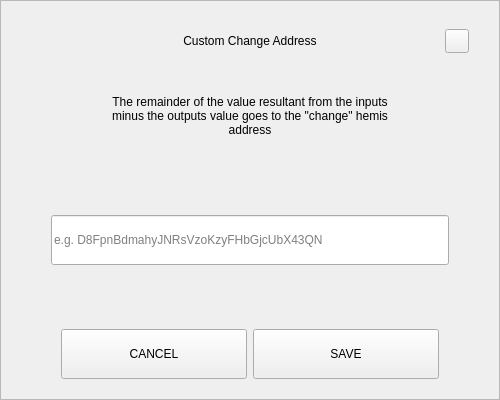
<?xml version="1.0" encoding="UTF-8"?>
<ui version="4.0">
 <class>SendChangeAddressDialog</class>
 <widget class="QDialog" name="SendChangeAddressDialog">
  <property name="geometry">
   <rect>
    <x>0</x>
    <y>0</y>
    <width>500</width>
    <height>400</height>
   </rect>
  </property>
  <property name="windowTitle">
   <string notr="true">N/A</string>
  </property>
  <layout class="QVBoxLayout" name="verticalLayout">
   <property name="spacing">
    <number>0</number>
   </property>
   <property name="leftMargin">
    <number>0</number>
   </property>
   <property name="topMargin">
    <number>0</number>
   </property>
   <property name="rightMargin">
    <number>0</number>
   </property>
   <property name="bottomMargin">
    <number>0</number>
   </property>
   <item>
    <widget class="QFrame" name="frame">
     <property name="styleSheet">
      <string notr="true"/>
     </property>
     <property name="frameShape">
      <enum>QFrame::StyledPanel</enum>
     </property>
     <property name="frameShadow">
      <enum>QFrame::Raised</enum>
     </property>
     <layout class="QVBoxLayout" name="verticalLayout_2" stretch="0,0,0,0,0,0,0">
      <property name="spacing">
       <number>0</number>
      </property>
      <property name="leftMargin">
       <number>30</number>
      </property>
      <property name="topMargin">
       <number>20</number>
      </property>
      <property name="rightMargin">
       <number>30</number>
      </property>
      <property name="bottomMargin">
       <number>20</number>
      </property>
      <item>
       <layout class="QHBoxLayout" name="horizontalLayout_3">
        <property name="spacing">
         <number>0</number>
        </property>
        <item>
         <spacer name="horizontalSpacer_2">
          <property name="orientation">
           <enum>Qt::Horizontal</enum>
          </property>
          <property name="sizeHint" stdset="0">
           <size>
            <width>40</width>
            <height>20</height>
           </size>
          </property>
         </spacer>
        </item>
        <item>
         <widget class="QLabel" name="labelTitle">
          <property name="minimumSize">
           <size>
            <width>0</width>
            <height>40</height>
           </size>
          </property>
          <property name="maximumSize">
           <size>
            <width>16777215</width>
            <height>40</height>
           </size>
          </property>
          <property name="styleSheet">
           <string notr="true">padding-left:24px;</string>
          </property>
          <property name="text">
           <string>Custom Change Address</string>
          </property>
          <property name="alignment">
           <set>Qt::AlignCenter</set>
          </property>
          <property name="margin">
           <number>7</number>
          </property>
         </widget>
        </item>
        <item>
         <spacer name="horizontalSpacer">
          <property name="orientation">
           <enum>Qt::Horizontal</enum>
          </property>
          <property name="sizeHint" stdset="0">
           <size>
            <width>40</width>
            <height>20</height>
           </size>
          </property>
         </spacer>
        </item>
        <item>
         <widget class="QPushButton" name="btnEsc">
          <property name="minimumSize">
           <size>
            <width>24</width>
            <height>24</height>
           </size>
          </property>
          <property name="maximumSize">
           <size>
            <width>24</width>
            <height>24</height>
           </size>
          </property>
          <property name="focusPolicy">
           <enum>Qt::NoFocus</enum>
          </property>
          <property name="text">
           <string/>
          </property>
         </widget>
        </item>
       </layout>
      </item>
      <item>
       <spacer name="verticalSpacer_2">
        <property name="orientation">
         <enum>Qt::Vertical</enum>
        </property>
        <property name="sizeType">
         <enum>QSizePolicy::Fixed</enum>
        </property>
        <property name="sizeHint" stdset="0">
         <size>
          <width>20</width>
          <height>20</height>
         </size>
        </property>
       </spacer>
      </item>
      <item alignment="Qt::AlignHCenter">
       <widget class="QLabel" name="labelMessage">
        <property name="minimumSize">
         <size>
          <width>0</width>
          <height>70</height>
         </size>
        </property>
        <property name="text">
         <string>The remainder of the value resultant from the inputs minus the outputs value goes to the &quot;change&quot; hemis address</string>
        </property>
        <property name="alignment">
         <set>Qt::AlignCenter</set>
        </property>
        <property name="wordWrap">
         <bool>true</bool>
        </property>
       </widget>
      </item>
      <item>
       <spacer name="verticalSpacer_3">
        <property name="orientation">
         <enum>Qt::Vertical</enum>
        </property>
        <property name="sizeHint" stdset="0">
         <size>
          <width>20</width>
          <height>40</height>
         </size>
        </property>
       </spacer>
      </item>
      <item>
       <layout class="QHBoxLayout" name="horizontalLayout_2">
        <property name="spacing">
         <number>0</number>
        </property>
        <property name="leftMargin">
         <number>20</number>
        </property>
        <property name="rightMargin">
         <number>20</number>
        </property>
        <item>
         <widget class="QLineEdit" name="lineEditAddress">
          <property name="minimumSize">
           <size>
            <width>0</width>
            <height>50</height>
           </size>
          </property>
          <property name="placeholderText">
           <string notr="true">e.g. D8FpnBdmahyJNRsVzoKzyFHbGjcUbX43QN</string>
          </property>
         </widget>
        </item>
       </layout>
      </item>
      <item>
       <spacer name="verticalSpacer">
        <property name="orientation">
         <enum>Qt::Vertical</enum>
        </property>
        <property name="sizeHint" stdset="0">
         <size>
          <width>20</width>
          <height>40</height>
         </size>
        </property>
       </spacer>
      </item>
      <item>
       <layout class="QHBoxLayout" name="horizontalLayout" stretch="2,2">
        <property name="spacing">
         <number>6</number>
        </property>
        <property name="leftMargin">
         <number>30</number>
        </property>
        <property name="rightMargin">
         <number>30</number>
        </property>
        <item>
         <widget class="QPushButton" name="btnCancel">
          <property name="minimumSize">
           <size>
            <width>180</width>
            <height>50</height>
           </size>
          </property>
          <property name="focusPolicy">
           <enum>Qt::NoFocus</enum>
          </property>
          <property name="text">
           <string>CANCEL</string>
          </property>
         </widget>
        </item>
        <item>
         <widget class="QPushButton" name="btnSave">
          <property name="minimumSize">
           <size>
            <width>180</width>
            <height>50</height>
           </size>
          </property>
          <property name="focusPolicy">
           <enum>Qt::NoFocus</enum>
          </property>
          <property name="text">
           <string>SAVE</string>
          </property>
         </widget>
        </item>
       </layout>
      </item>
     </layout>
    </widget>
   </item>
  </layout>
 </widget>
 <resources/>
 <connections/>
</ui>
